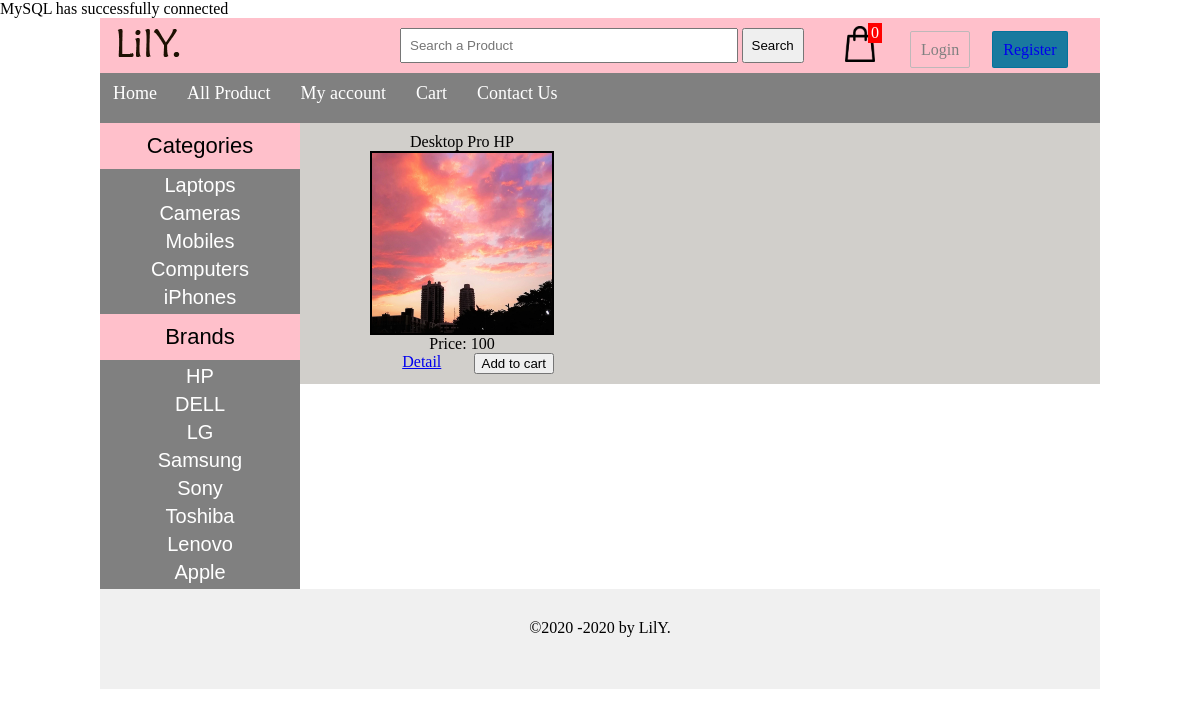
The app's page /index.php?brand=1 with its own data.
### tables this page shows
CREATE TABLE `categories` (
    `cat_id` int(100) NOT null AUTO_INCREMENT,
    `cat_title` varchar(100) NOT NULL,
    PRIMARY KEY (`cat_id`)
);

CREATE TABLE `brands` (
    `brand_id` int(100) NOT null AUTO_INCREMENT,
    `brand_title` varchar(255) NOT NULL,
    PRIMARY KEY (`brand_id`)
);

CREATE TABLE `products` (
    `product_id` int(100) NOT null AUTO_INCREMENT,
    `product_cat` int(100) NOT NULL,
    `product_brand` int(100) NOT NULL,
    `product_title` varchar(255) NOT NULL,
    `product_price` int(100) NOT NULL,
    `product_desc` TEXT NOT NULL,
    `product_image` TEXT NOT NULL,
    `product_keywords` varchar(255) NOT NULL,
    PRIMARY KEY (`product_id`)
);

### functions/functions.php (the view, shortened to what this page needs)
<?php
$con = mysqli_connect("localhost","root","","ecommerce_LilY");
function total_items(){
    global $con;
    $ip = get_ip();
    $run_items = mysqli_query($con,"select * from cart where ip_address='$ip'");
    echo $count_items = mysqli_num_rows($run_items);
}
function get_ip(){
    if(!empty($_SERVER['HTTP_CLIENT_IP'])){
        $ip = $_SERVER['HTTP_CLIENT_IP'];
    }elseif(!empty($_SERVER['HTTP_X_FORWARDED_FOR'])){
        $ip = $_SERVER['HTTP_X_FORWARDED_FOR'];
    }else{
        $ip = $_SERVER['REMOTE_ADDR'];
    }
    return $ip;
}
function getCats(){
    global $con;
    $get_cats ="select * from categories";
    $run_cats = mysqli_query($con, $get_cats);
    while($row_cats=mysqli_fetch_array($run_cats)){
        $cat_id =$row_cats['cat_id'];
        $cat_title =$row_cats['cat_title'];
        echo "<li><a href='index.php?cat=$cat_id'>$cat_title</a></li>";
    }
}
function getBrands(){
    global $con;
    $get_brands ="select * from brands";
    $run_brands = mysqli_query($con, $get_brands);
    while($row_brands=mysqli_fetch_array($run_brands)){
        $brand_id =$row_brands['brand_id'];
        $brand_title =$row_brands['brand_title'];
        echo "<li><a href='index.php?brand=$brand_id'>$brand_title</a></li>";
    }
}
function get_pro_by_brand_id(){
    global $con;
    if(isset($_GET['brand'])){
        $brand_id = $_GET['brand'];
        $get_brand_pro ="select * from products where product_brand='$brand_id'";
        $run_brand_pro = mysqli_query($con, $get_brand_pro);
            while($row_brand_pro = mysqli_fetch_array($run_brand_pro)){
                $pro_id = $row_brand_pro['product_id'];
                $pro_title = $row_brand_pro['product_title'];
                $pro_price = $row_brand_pro['product_price'];
                $pro_image = $row_brand_pro['product_image'];
                                            echo"
        <div id='single_product'>
            <h3>$pro_title</h3>
            <img src='admin_area/product_images/$pro_image' width='180' height='180'/>
            <p><b> Price: $pro_price</b></p>
            <a href='details.php?pro_id=$pro_id'>Detail</a>
            <a href='index.php?add_cart=$pro_id'>
                <button style='float:right'>Add to cart</button>
            </a>
        </div>";
            }
    }
}
?>

### styles/styles.css (style rules this page uses)
html, body, div, span, applet, object, iframe, h1, h2, h3, h4, h5, h6, p, blockquote, pre, a, abbr, acronym, address, big, cite, code, del, dfn, em, img, ins, kbd, q, s, samp, small, strike, strong, sub, sup, tt, var, b, u, i, center, dl, dt, dd, ol, ul, li, fieldset, form, label, legend, table, caption, tbody, tfoot, thead, tr, th, td, article, aside, canvas, details, embed, figure, figcaption, footer, header, hgroup, menu, nav, output, ruby, section, summary, time, mark, audio, video { margin: 0; padding: 0; border: 0; font-size: 100%; font: inherit; vertical-align: baseline; }
#cats li { list-style: none; margin:5px; }
#cats a { color: white; padding: 8px; margin: 5px; text-align: center; font-size: 20px; text-decoration: none; font-family: arial; }
#single_product { float: left; margin-left: 30px; padding: 10px; }
#single_product img { border: 2px solid black; }

### records on screen
categories: cat_title "Laptops"
categories: cat_title "Cameras"
categories: cat_title "Mobiles"
categories: cat_title "Computers"
categories: cat_title "iPhones"
brands: brand_title "HP"
brands: brand_title "DELL"
brands: brand_title "LG"
brands: brand_title "Samsung"
brands: brand_title "Sony"
brands: brand_title "Toshiba"
brands: brand_title "Lenovo"
brands: brand_title "Apple"
products: product_title "Desktop Pro HP", product_image (picture), product_price "100"

### other values on screen
$count_items = mysqli_num_rows($run_items) "0"
